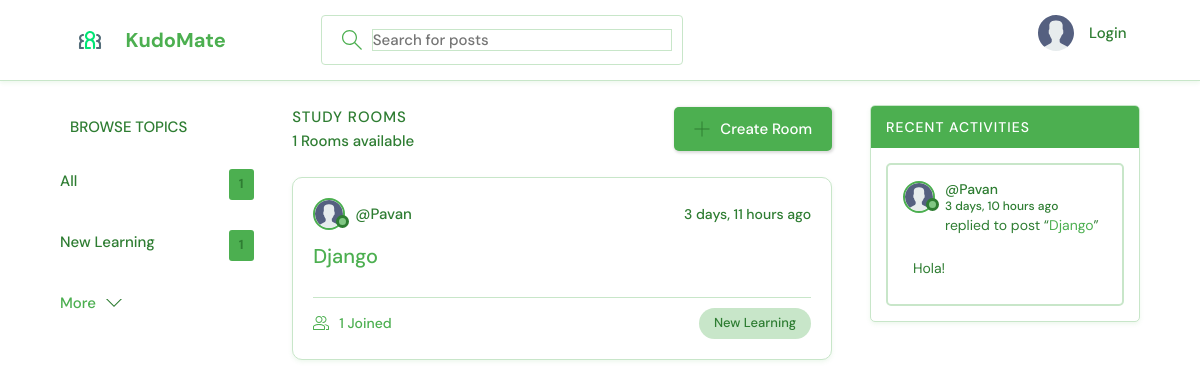
The page / on the database its author committed.
### base/models.py (models this page shows, shortened)
class Topic(models.Model):
    name = models.CharField(max_length=200)

class Room(models.Model):
    host = models.ForeignKey(User, on_delete=models.SET_NULL, null=True)
    topic = models.ForeignKey(Topic, on_delete=models.SET_NULL, null=True)
    name = models.CharField(max_length=200)
    description = models.TextField(null=True, blank=True)
    participants = models.ManyToManyField(
        User, related_name='participants', blank=True)
    updated = models.DateTimeField(auto_now=True)
    created = models.DateTimeField(auto_now_add=True)
    class Meta:
        ordering = ['-updated', '-created']
    def __str__(self):
        return self.name

class User(AbstractUser):
    name = models.CharField(max_length=200, null=True)
    email = models.EmailField(unique=True, null=True)
    bio = models.TextField(null=True)
    avatar = models.ImageField(null=True, default="avatar.svg")
    credits = models.IntegerField(default=0)
    USERNAME_FIELD = 'email'
    REQUIRED_FIELDS = ['username']  # email is automatically required by USERNAME_FIELD
    objects = UserManager()

class Message(models.Model):
    user = models.ForeignKey(User, on_delete=models.CASCADE)
    room = models.ForeignKey(Room, on_delete=models.CASCADE)
    body = models.TextField()
    updated = models.DateTimeField(auto_now=True)
    created = models.DateTimeField(auto_now_add=True)
    class Meta:
        ordering = ['-updated', '-created']

### base/views.py (the view)
# urls.py: path('', views.home, name="home"),
def home(request):
    q = request.GET.get('q') if request.GET.get('q') != None else ''
    rooms = Room.objects.filter(
        Q(topic__name__icontains=q) |
        Q(name__icontains=q) |
        Q(description__icontains=q)
    )
    topics = Topic.objects.all()[0:5]
    room_count = rooms.count()
    room_messages = Message.objects.filter(
        Q(room__topic__name__icontains=q))[0:3]
    context = {'rooms': rooms, 'topics': topics,
               'room_count': room_count, 'room_messages': room_messages}
    return render(request, 'base/home.html', context)

### base/templates/base/home.html (shortened to what this page needs)
{% extends 'main.html' %}
{% block content %}
<main class="layout layout--3">
  <div class="container">
    {% include 'base/topics_component.html' %}
    <div class="roomList">
      <div class="roomList__header">
        <div>
          <h2>Study Rooms</h2>
          <p>{{room_count}} Rooms available</p>
        </div>
        <a class="btn btn--main" href="{% url 'create-room' %}">
          <svg version="1.1" xmlns="http://www.w3.org/2000/svg" width="32" height="32" viewBox="0 0 32 32">
            <title>add</title>
            <path
              d="M16.943 0.943h-1.885v14.115h-14.115v1.885h14.115v14.115h1.885v-14.115h14.115v-1.885h-14.115v-14.115z">
            </path>
          </svg>
          Create Room
        </a>
      </div>
      {% include 'base/feed_component.html' %}
    </div>
    {% include 'base/activity_component.html' %}
  </div>
</main>
{% endblock %}

### base/templates/base/topics_component.html
<div class="topics">
    <div class="topics__header">
        <h2>Browse Topics</h2>
    </div>
    <ul class="topics__list">
        <li>
            <a href="{% url 'home' %}" class="active">All <span>{{topics.count}}</span></a>
        </li>
        {% for topic in topics %}
        <li>
            <a href="{% url 'home' %}?q={{topic.name}}">{{topic.name}}<span>{{topic.room_set.all.count}}</span></a>
        </li>
        {% endfor %}
    </ul>
    <a class="btn btn--link" href="{% url 'topics' %}">
        More
        <svg version="1.1" xmlns="http://www.w3.org/2000/svg" width="32" height="32" viewBox="0 0 32 32">
            <title>chevron-down</title>
            <path d="M16 21l-13-13h-3l16 16 16-16h-3l-13 13z"></path>
        </svg>
    </a>
</div>

### base/templates/base/feed_component.html (shortened to what this page needs)
{% for room in rooms %}
<div class="roomListRoom">
    <div class="roomListRoom__header">
        <a href="{% url 'user-profile' room.host.id %}" class="roomListRoom__author">
            <div class="avatar avatar--small">
                <img src="{{room.host.avatar.url}}" />
            </div>
            <span>@{{room.host.username}}</span>
        </a>
        <div class="roomListRoom__actions">
            <span>{{room.created|timesince}} ago</span>
        </div>
    </div>
    <div class="roomListRoom__content">
        <a href="{% url 'room' room.id %}">{{room.name}}</a>
    </div>
    <div class="roomListRoom__meta">
        <a href="{% url 'room' room.id %}" class="roomListRoom__joined">
            {{room.participants.all.count}} Joined
        </a>
        <p class="roomListRoom__topic">{{room.topic.name}}</p>
    </div>
</div>
{% endfor %}

### base/templates/base/activity_component.html (shortened to what this page needs)
<div class="activities">
    <div class="activities__header">
        <h2>Recent Activities</h2>
    </div>
    {% for message in room_messages %}
    <div class="activities__box">
        <div class="activities__boxHeader roomListRoom__header">
            <a href="{% url 'user-profile' message.user.id %}" class="roomListRoom__author">
                <div class="avatar avatar--small">
                    <img src="{{message.user.avatar.url}}" />
                </div>
                <p>
                    @{{message.user.username}}
                    <span>{{message.created|timesince}} ago</span>
                </p>
            </a>
        </div>
        <div class="activities__boxContent">
            <p>replied to post “<a href="{% url 'room' message.room.id %}">{{message.room}}</a>”</p>
            <div class="activities__boxRoomContent">{{message.body}}</div>
        </div>
    </div>
    {% endfor %}
</div>

### static/styles/light-theme-override.css (style rules this page uses)
body { background-color: #FFFFFF !important; color: #2E7D32 !important; }
.roomListRoom, .activities, .layout__box, .room { background-color: #FFFFFF !important; border: 1px solid #C8E6C9 !important; box-shadow: 0 2px 4px rgba(76, 175, 80, 0.1) !important; }
h1, h2, h3, h4, h5, h6, p, span { color: #2E7D32 !important; }
a { color: #4CAF50 !important; }
.topics__header { background-color: #E8F5E9 !important; }
.topics__list li a { color: #2E7D32 !important; }
.btn--main { background-color: #4CAF50 !important; color: #FFFFFF !important; }
.activities__header h2 { background-color: #4CAF50 !important; color: #FFFFFF !important; }
[class*="__box"], [class*="__header"], [class*="__content"] { background-color: #FFFFFF !important; }
* { color: #2E7D32; }

### rows shown on the page
Topic: name "New Learning", room_set.all.count "1"
Room: host.avatar (placeholder picture), host.username "Pavan", created "3 days, 11 hours", name "Django", participants.all.count "1", topic.name "New Learning"
Message: user.avatar (placeholder picture), user.username "Pavan", created "3 days, 10 hours", room "Django", body "Hola!"

### other values the page prints
{{ topics.count }} "1"
{{ room_count }} "1"
